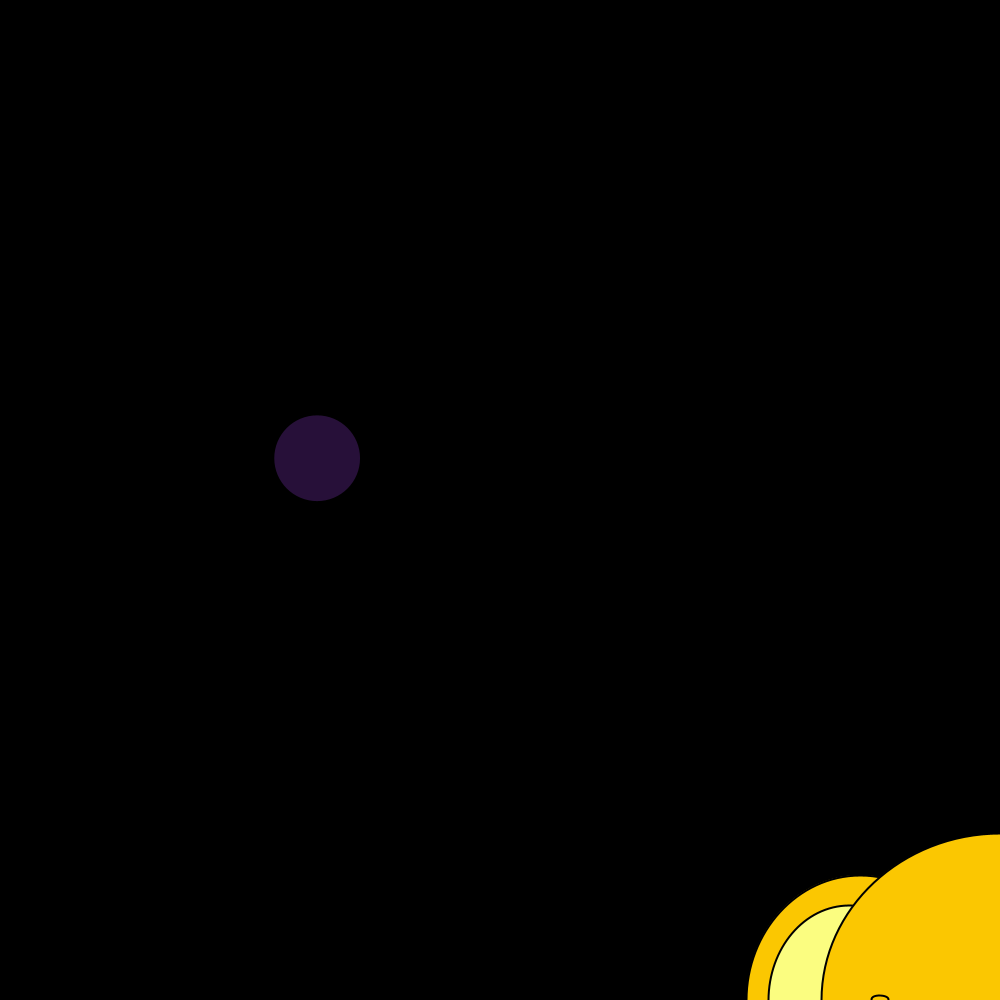
Frame 1 (no input)
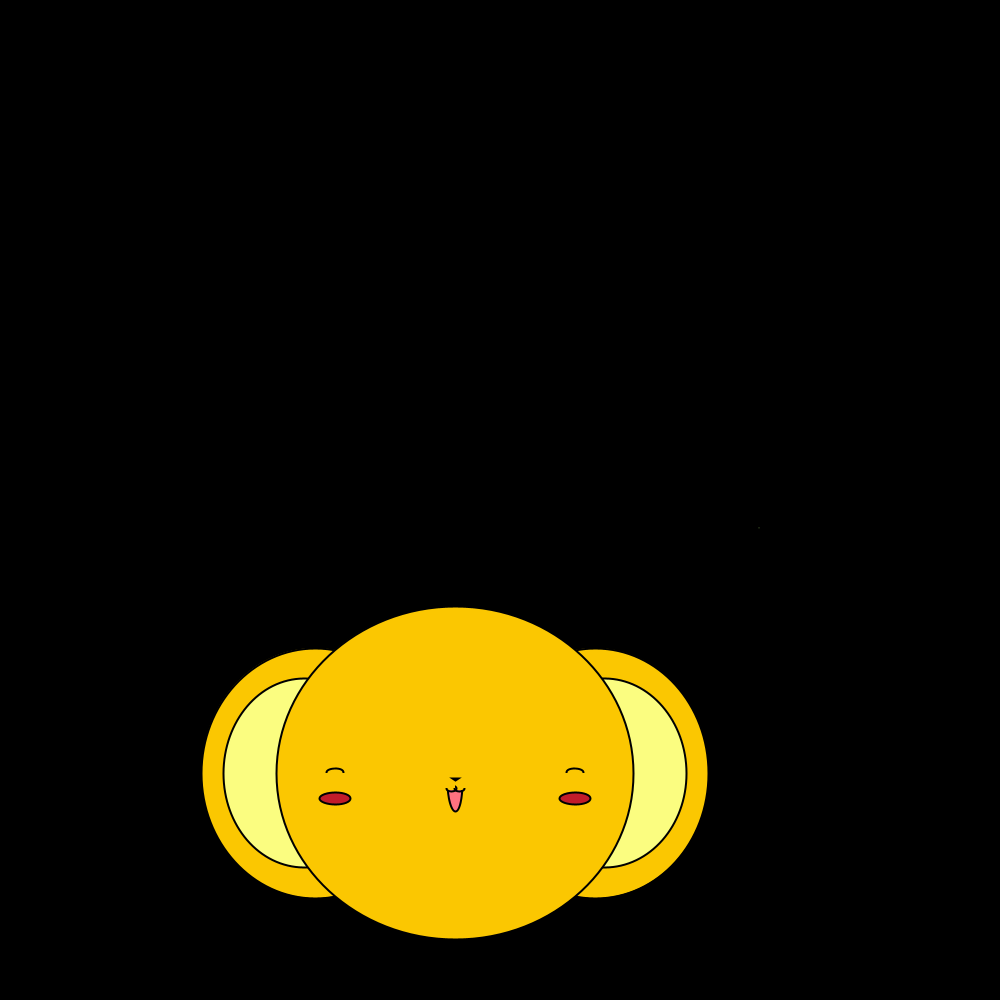
Frame 60 (the mouse pressed at the canvas centre just before this capture)
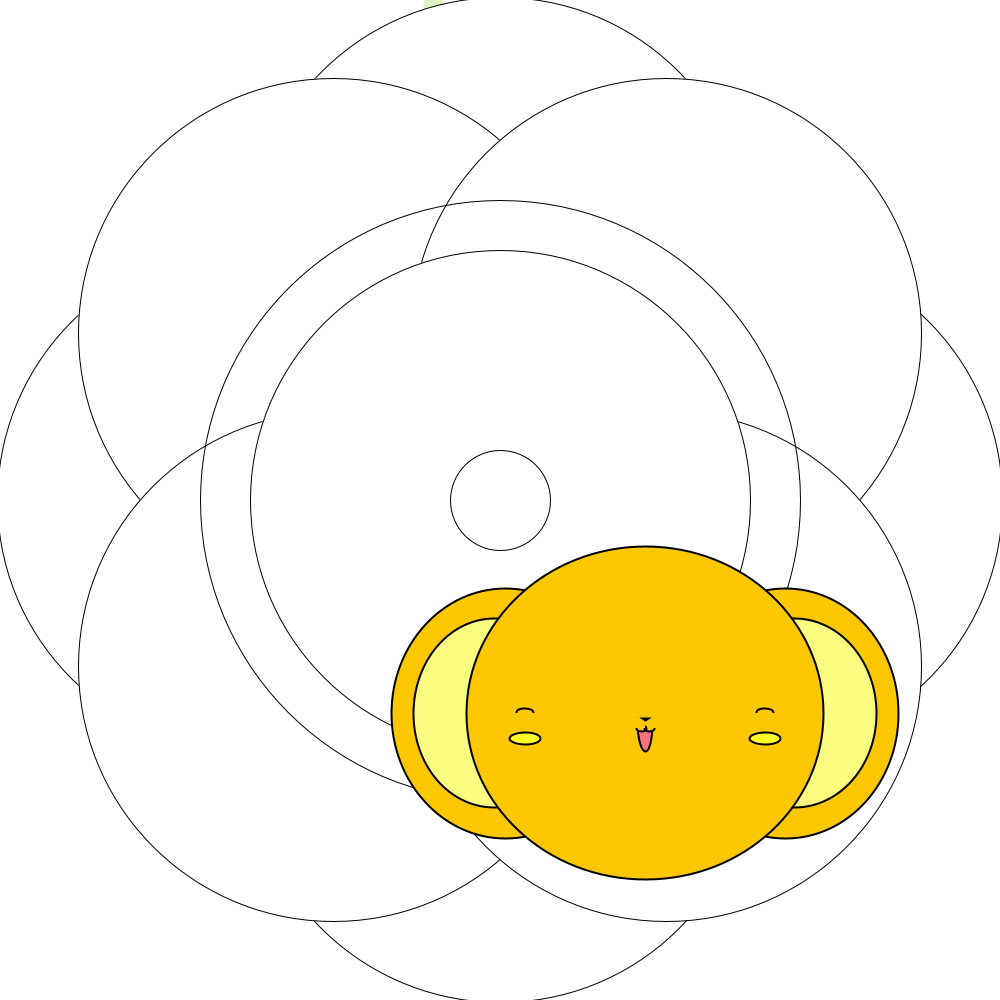
Frame 120 (the mouse held since frame 60 and released just before this capture)

The Processing sketch that drew these frames (run headless with seeded random() and noise(); from frame 60 on, the mouse is pressed at the canvas centre):

// Processing sketch: processing_145367
// ── processing_145367.pde

//Informatica 2013/2014 - S3A_Dibuix Personatge Kerobero_Condicionals - Laura Freixas Conde//


//definicio variables enteres (no decimals)
int a;
int b;
int c;
int d;
int e;
int f;
int valor = 0;

//definicio variables amb valors decimals
float x = width/2;
float y = height/2;

float velX = 5;
float velY = 1;

float verm = 50;
float verd = 200;
float blau = 200;
float transp = 200;

float diam = 20;
float circumX = 100;
float circumY = 100;

void setup(){ // elements fixos

  noCursor(); //fa desapareixer el cursor de la pantalla
  size(1000,1000); //width es 1000 i height es 1000
  smooth();
  
  a=width/2; //a es el valor de la meitat de l'ample de la pantalla
  b=height/2; //b es el valor de la meitat de l'altura de la pantalla
  c=width/3; //c es el valor d'un ters de l'ample de la pantalla
  d=height/3; //d es el valor d'un ters de l'altura de la pantalla 
  e=width/4; //e es el valor d'un quart de l'ample de la pantalla
  f=height/4; //f es el valor d'un quart de l'altura de la pantalla
}



  
void draw(){
  
  //canviar la posicio del dibuix amb la velocitat i rebotant contra els limits de la pantalla
  x = x + velX;
  y = y + velY;
  
  if (x + 260 > width){
    velX = - velX;
    x = width - 260;
  }
   if (x - 260 < 0){
    velX = - velX;
    x = width;
  }
  if (y + 170 > height){
    velY = - velY;
    y = height - 170;
  }
   
  if (y - 170 < 0){
    velY = - velY;
    y = height;
  }
  

  
  background(valor); //el color del fons varia segons el clic del mouse, passant de blanc a negre i viceversa

  //canviar color de circumeferencies passatgeres en moviment amb valors random
  verm = random(255);
  verd = random(255);
  blau = random(255);
  transp = random(255);
  diam = random(100);
  circumX = random(width);
  circumY = random(height);
  
  //definicio dimensions circumferencies
  noStroke();
  fill(verm,verd,blau,transp);
  ellipse(circumX,circumY,diam,diam);


  //formes calideoscopiques dek fons
  stroke(0); //color linia negre
  strokeWeight(width/1000); //gruix de la linia en funcio de l'amplada de la pantalla dividit entre 1000
  fill(mouseY,mouseY,mouseX,mouseX); //canvi de color segons la posicio del mouse en x i y
  
  ellipse(a,f,mouseX+5,mouseX+5); //x1=coordenada x de posicio respecte l'ample de pantalla, y1=coordenada y de posicio respecte l'altura de pantalla, x2=dimensio ellipse en la direccio x, y2=dimensio ellipse en la direccio y
  ellipse(e,height/4*2,mouseX+5,mouseX+5);
  ellipse(width/4*3,height/4*2,mouseX+5,mouseX+5);
  ellipse(a,height/4*3,mouseX+5,mouseX+5);
  
  ellipse(a,b,mouseX-50,mouseX-50);
  ellipse(c,d,mouseX+10,mouseX+10);
  ellipse(width/3*2,d,mouseX+10,mouseX+10);
  ellipse(c,height/3*2,mouseX+10,mouseX+10);
  ellipse(width/3*2,height/3*2,mouseX+10,mouseX+10);
  
  fill(mouseX,mouseX,mouseY,mouseY);
  ellipse(a,b,a,b);
  noFill(); //entitat sense color de fons
  ellipse(a,b,mouseX+100,mouseX+100);
  fill(valor);
  ellipse(a,b,a-400,b-400);

  //dibuix personatge per parts:
  
  //orella esquerra
  strokeWeight(width/500);//gruix de la linia en funcio de l'amplada de la pantalla dividit entre 500
  fill(251,199,1); //valors paleta de colors separats per r+g+b
  ellipse(x-140,y,width/4.4,f);

  //orella interior esquerra
   fill(251,253,128);
  ellipse(x-150,y,width/6.1,height/5.3);

  //orella dreta
  fill(251,199,1);
  ellipse(x+140,y,width/4.4,f);

  //orella interior dreta
  fill(251,253,128);
  ellipse(x+150,y,width/6.1,height/5.3);

  //cara
  fill(251,199,1);
  ellipse(x,y,width/2.8,d);

  //boca 
  fill(255,113,128);
  ellipse(x,y+10,width/66.6,height/17.7);
  noStroke(); //sense linia de contorn
  fill(251,199,1);
  rect(x,y+17,width/66.6,-height/17.7);
  rect(x,y+17,-width/66.6,-height/17.7);
  
  //ull esquerre
  stroke(0);
  strokeWeight(width/500);
  fill(251,199,1);
  ellipse(x-120,y,width/57.1,height/114.2);
  noStroke();
  rect(x-130,y,width/40,height/114.2);

  //ull dret
  stroke(0);
  strokeWeight(width/500);
  fill(251,199,1);
  ellipse(x+120,y,width/57.1,height/114.2);
  noStroke();
  rect(x+110,y,width/40,height/114.2);

  //nas
  stroke(0);
  strokeWeight(width/500);
  fill(0);
  triangle(x-3,y+5,x+3,y+5,x,y+7); //parametres de posicio x1,y1,x2,y2,x3,y3 dels vertexs del triangle

  //llavi esquerre
  noFill();
  ellipse(x+4,y+15,width/100,height/160);
  fill(251,199,1);
  noStroke();
  rect(x,y+15,width/40,-height/177.7);

  //llavi dret
  stroke(0);
  strokeWeight(width/500);
  noFill();
  ellipse(x-4,y+15,width/100,height/160);
  fill(251,199,1);
  noStroke();
  rect(x,y+15,-width/40,-height/177.7);

  //galta esquerra
  stroke(0);
  strokeWeight(width/500);
  fill(194+mouseY,28+mouseX/2,42);
  ellipse(x-120,y+25,width/32,height/80);

  //galta dreta
  ellipse(x+120,y+25,width/32,height/80);

}

void mousePressed(){
  if (valor == 0) {
    valor = 255;
  } else {
    valor = 0;
  }
}
